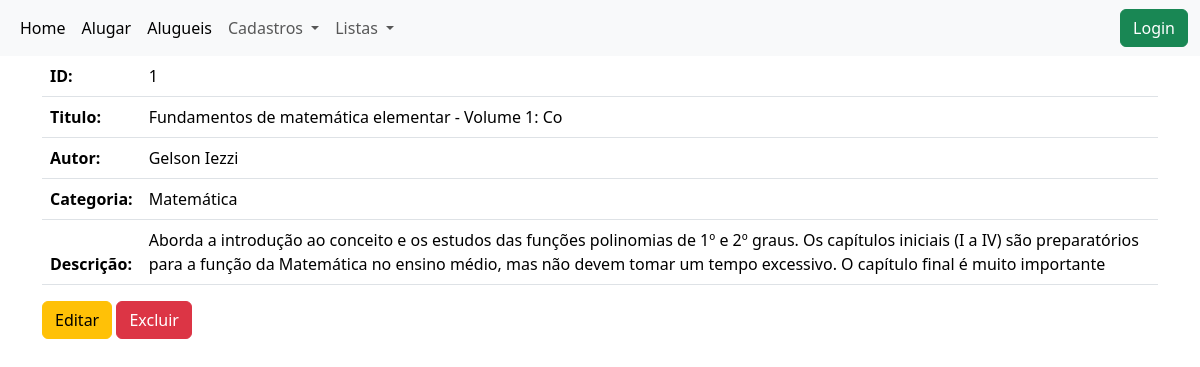
The page /views_book/1/ on the database its author committed.
### livros/models.py (models this page shows, shortened)
class Livro(models.Model):
    titulo = models.CharField(max_length=50,
                              null=False,
                              blank=False)
    autor = models.CharField(max_length=50,
                             null=False,
                             blank=False)
    editora = models.CharField(max_length=50,
                               null=False,
                               blank=False)
    descricao = models.TextField(max_length=255)
    categoria = models.ForeignKey(Categorias, on_delete=models.CASCADE)

class Categorias(models.Model):
    categoria = models.CharField(max_length=50,
                                 null=False,
                                 blank=False)
    def __str__(self):
        return self.categoria

### livros/views.py (the view)
# urls.py: path('views_book/<int:livro_id>/', views.view_book, name='view_book'),
def view_book(request, livro_id):
    livro = get_object_or_404(Livro, pk=livro_id)
    return render(request, 'livros/views_books.html', {'livro': livro})

### livros/templates/livros/views_books.html (shortened to what this page needs)
{% extends 'base.html' %}
{% block content %}
<div class="container">
    <table class="table table-striped">
  <thead>
    <tr>
      <th scope="col">ID:</th>
      <td>{{livro.id}}</td>
    </tr>
    <tr>
      <th scope="col">Titulo:</th>
      <td>{{livro.titulo}}</td>
    </tr>
    <tr>
      <th scope="col">Autor:</th>
      <td>{{livro.autor}}</td>
    </tr>
    <tr>
      <th scope="col">Categoria:</th>
      <td>{{livro.categoria}}</td>
    </tr>
    <tr>
      <th scope="col">Descrição:</th>
      <td>{{livro.descricao}}</td>
    </tr>
  </thead>
</table>
    <div>
        <a class="btn btn-warning" href="{% url 'livros:edit_book' livro.id %}">Editar</a>
        <a class="btn btn-danger" href="{% url 'livros:delete_book' livro.id %}">Excluir</a>
    </div>
</div>
{% endblock %}

### rows shown on the page
Livro: id "1", titulo "Fundamentos de matemática elementar - Volume 1: Co", autor "Gelson Iezzi", categoria "Matemática", descricao "Aborda a introdução ao conceito e os estudos das funções polinomias de 1º e 2º graus. Os capítulos iniciais (I a IV) são preparatórios para a função da Matemática no ensino médio, mas não devem tomar um tempo excessivo. O capítulo final é muito importante"
